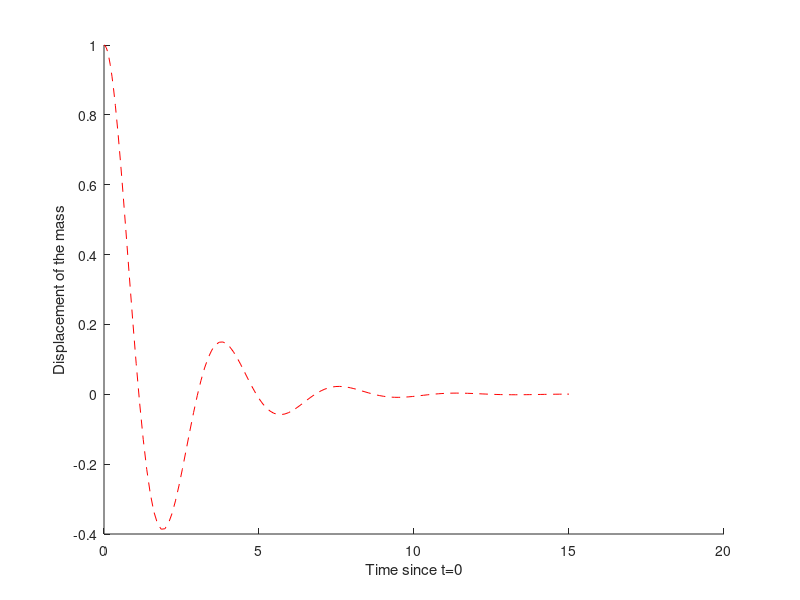

Here is the MATLAB script that generated this plot:
clear
clc

% p = [x, v]

% Defining derivatives
function dp = derive(t, p)
  dp = [p(2), -p(2)-3*p(1)];
end

% Solve using ode45, plugging in time interval and initial conditions
[T, result] = ode45(@derive, [0,15], [1,0]);

hold on
plot(T, result(:,1), "r", "linestyle", "--"); % Use red dashed line to plot
xlabel("Time since t=0");
ylabel("Displacement of the mass");
